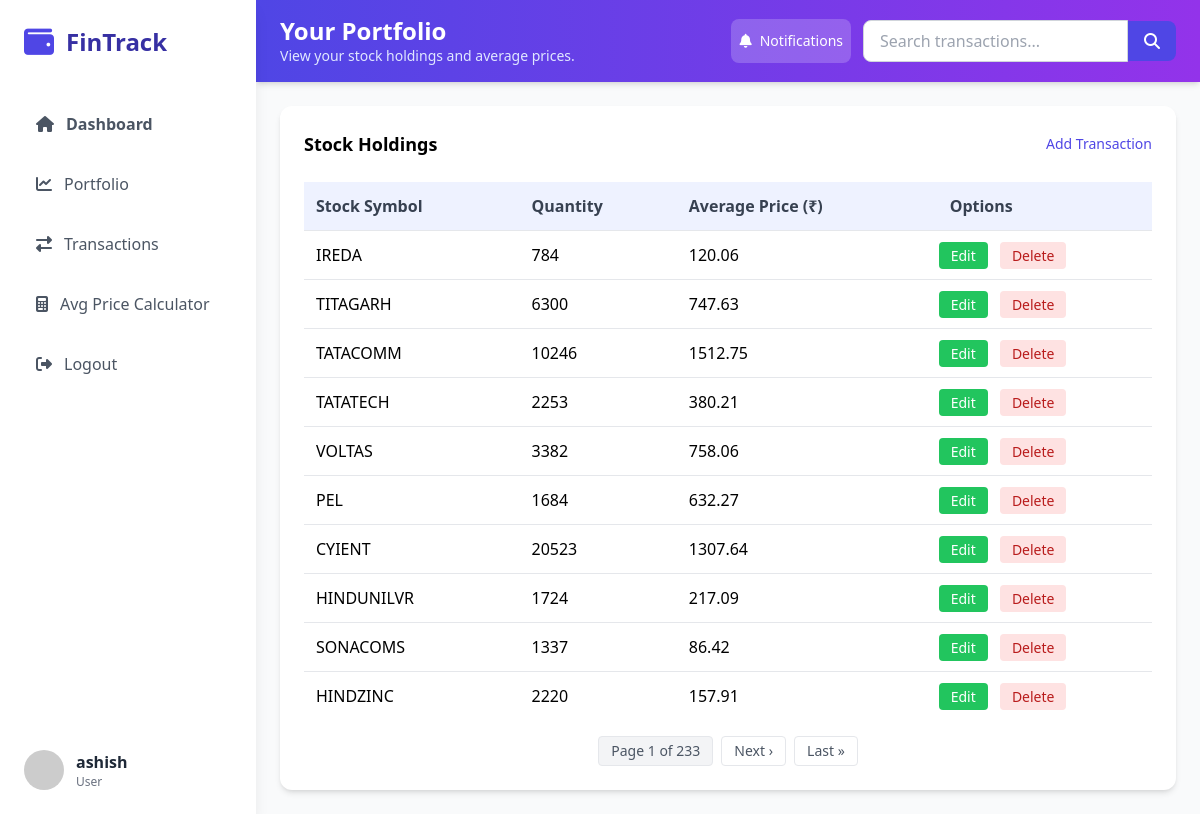
/portfolio/ (signed in), run on the app's committed database.
### stocks/models.py (models this page shows, shortened)
class StockTransaction(models.Model):
    TRANSACTION_TYPES = (
        ("BUY", "Buy"),
        ("SELL", "Sell"),
    )
    user = models.ForeignKey(User, on_delete=models.CASCADE)
    stock_symbol = models.CharField(max_length=10)
    transaction_type = models.CharField(max_length=4, choices=TRANSACTION_TYPES)
    quantity = models.PositiveIntegerField()
    price_per_share = models.DecimalField(max_digits=10, decimal_places=2)
    transaction_date = models.DateTimeField(auto_now_add=True)

### stocks/views.py (the view)
# urls.py: path("portfolio/", views.portfolio, name="portfolio"),
@login_required
def portfolio(request):
    transactions = StockTransaction.objects.filter(user=request.user)
    portfolio = defaultdict(
        lambda: {
            "quantity": 0,
            "total_cost": Decimal("0.00"),
            "latest_transaction": None,
        }
    )
    for trans in transactions:
        data = portfolio[trans.stock_symbol]
        if trans.transaction_type == "BUY":
            data["quantity"] += trans.quantity
            data["total_cost"] += trans.quantity * trans.price_per_share
        else:  # SELL
            data["quantity"] -= trans.quantity
            data["total_cost"] -= trans.quantity * trans.price_per_share
        if (
            data["latest_transaction"] is None
            or trans.transaction_date > data["latest_transaction"].transaction_date
        ):
            data["latest_transaction"] = trans
    for symbol, data in portfolio.items():
        if data["quantity"] > 0:
            data["avg_price"] = data["total_cost"] / data["quantity"]
        else:
            data["avg_price"] = Decimal("0.00")
            data["quantity"] = 0
    portfolio = {
        symbol: {
            "symbol": symbol,
            "quantity": data["quantity"],
            "avg_price": data["avg_price"],
            "latest_pk": (
                data["latest_transaction"].pk if data["latest_transaction"] else None
            ),
        }
        for symbol, data in portfolio.items()
        if data["quantity"] > 0
    }
    portfolio_list = list(portfolio.values())
    paginator = Paginator(portfolio_list, 10)
    page_number = request.GET.get("page")
    page_obj = paginator.get_page(page_number)
    return render(request, "portfolio.html", {"page_obj": page_obj})

### stocks/templates/portfolio.html (shortened to what this page needs)
{% extends 'base.html' %}
{% block header_title %}Your Portfolio{% endblock %}
{% block header_subtitle %}View your stock holdings and average prices.{% endblock %}
{% block content %}
<div class="bg-white rounded-xl shadow-md p-6">
    {% if page_obj %}
    <div class="flex justify-between items-center mb-6">
        <h3 class="font-bold text-lg">Stock Holdings</h3>
        <a href="{% url 'add_transaction' %}" class="text-indigo-600 hover:text-indigo-800 text-sm font-medium">Add Transaction</a>
    </div>
    <div class="overflow-x-auto">
        <table class="w-full">
            <thead>
                <tr class="bg-indigo-50 text-gray-700">
                    <th class="p-3 text-left">Stock Symbol</th>
                    <th class="p-3 text-left">Quantity</th>
                    <th class="p-3 text-left">Average Price (₹)</th>
                    <th class="p-3 text-left">Options</th>
                </tr>
            </thead>
            <tbody>
                {% for item in page_obj %}
                <tr class="border-t hover:bg-gray-50 transition-colors">
                    <td class="p-3">{{ item.symbol }}</td>
                    <td class="p-3">{{ item.quantity }}</td>
                    <td class="p-3">{{ item.avg_price|floatformat:2 }}</td>
                    <td class="space-x-2">
                        <a href="{% url 'edit_transaction' item.latest_pk %}"
                           class="bg-green-500 text-white px-3 py-1 rounded hover:bg-green-600 text-sm">Edit</a>
                        <a href="{% url 'delete_transaction' item.latest_pk %}"
                           class="bg-red-100 text-red-700 px-3 py-1 rounded hover:bg-red-200 text-sm"
                           onclick="return confirm('Are you sure you want to delete this Transaction?');">Delete</a>
                    </td>
                </tr>
                {% endfor %}
            </tbody>
        </table>
    </div>
    <div class="mt-4 flex justify-center items-center space-x-2 text-sm text-gray-600">
        <span class="px-3 py-1 border rounded bg-gray-100">
            Page {{ page_obj.number }} of {{ page_obj.paginator.num_pages }}
        </span>
        {% if page_obj.has_next %}
            <a href="?page={{ page_obj.next_page_number }}" class="px-3 py-1 border rounded hover:bg-gray-100">Next ›</a>
            <a href="?page={{ page_obj.paginator.num_pages }}" class="px-3 py-1 border rounded hover:bg-gray-100">Last »</a>
        {% endif %}
    </div>
    {% else %}
    <p class="text-gray-600">No stocks in your portfolio.</p>
    <a href="{% url 'add_transaction' %}" class="mt-4 inline-block bg-indigo-600 text-white px-4 py-3 rounded-lg hover:bg-indigo-700">Add Transaction</a>
    {% endif %}
</div>
{% endblock %}

### stocks/templates/base.html (shortened to what this page needs)
{% load static %}
<!DOCTYPE html>
<html lang="en">
<head>
    <script src="https://cdn.tailwindcss.com"></script>
    <link rel="stylesheet" href="https://cdnjs.cloudflare.com/ajax/libs/font-awesome/6.4.0/css/all.min.css">
    <link rel="stylesheet" href="{% static 'css/styles.css' %}">
</head>
<body class="bg-gray-50 font-sans">
    <div id="sidebar" class="sidebar fixed h-screen w-64 bg-white shadow-lg z-40 md:block">
        <div class="p-6">
            <div class="flex items-center mb-10">
                <i class="fas fa-wallet text-indigo-600 text-3xl mr-3"></i>
                <h1 class="text-2xl font-bold text-indigo-800">FinTrack</h1>
            </div>
            <nav>
                <ul class="space-y-3">
                    {% for link in request.sidebar_nav_links %}
                    <li>
                        <a href="{{ link.url }}" class="flex items-center p-3 rounded-lg {% if link.is_active %}bg-indigo-50 text-indigo-600{% else %}text-gray-600 hover:bg-indigo-50 hover:text-indigo-600{% endif %} {% if link.font_semibold %}font-semibold{% endif %}">
                            <i class="fas {{ link.icon }} mr-3"></i>
                            {{ link.name }}
                        </a>
                    </li>
                    {% endfor %}
                </ul>
            </nav>
        </div>
        {% if request.sidebar_user %}
        <div class="absolute bottom-0 w-full p-6">
            <div class="flex items-center">
                <img src="https://randomuser.me/api/portraits/women/44.jpg" class="w-10 h-10 rounded-full mr-3" alt="User">
                <div>
                    <p class="font-semibold text-gray-800">{{ request.sidebar_user.username }}</p>
                    <p class="text-xs text-gray-500">{{ request.sidebar_user.is_staff|yesno:"Admin,User" }}
                </div>
            </div>
        </div>
        {% endif %}
    </div>
    <div class="md:ml-64 min-h-screen main-content">
        <header class="bg-gradient-to-r from-indigo-600 to-purple-600 text-white px-6 py-4 shadow-md">
            <div class="flex flex-col md:flex-row justify-between items-start md:items-center gap-4">
                <div>
                    <h2 class="text-2xl font-bold leading-tight">{% block header_title %}Dashboard{% endblock %}</h2>
                    <p class="text-indigo-100 text-sm">{% block header_subtitle %}Welcome back! Here's your financial overview.{% endblock %}</p>
                </div>
                <div class="flex items-center gap-3">
                    <button class="flex items-center gap-2 px-2 py-3 bg-white bg-white/20 hover:bg-white/30 hover:bg-blue-700 rounded-lg transition text-sm">
                        <i class="fas fa-bell"></i>
                        <span class="hidden md:inline">Notifications</span>
                    </button>
                    <form method="get" action="{% url 'search_transactions' %}" class="flex items-center mt-4 md:mt-0">
                        <input type="text" name="q" placeholder="Search transactions..." value="{{ request.GET.q }}"
                               class="px-4 py-2 rounded-l-lg border border-gray-300 focus:outline-none focus:ring-2 focus:ring-indigo-400 text-black">
                        <button type="submit" class="bg-indigo-600 text-white px-4 py-2 rounded-r-lg hover:bg-indigo-700">
                            <i class="fas fa-search"></i>
                        </button>
                    </form>
                </div>
            </div>
        </header>
        <div class="p-6">
            {% block content %}
            {% endblock %}
        </div>
    </div>
</body>
</html>

### stocks/static/css/styles.css (style rules this page uses)
body { font-family: Arial, sans-serif; }
.sidebar { transition: all 0.3s ease; }
input, select { transition: border-color 0.3s; }
button { transition: background-color 0.3s, transform 0.3s; }

### data on the page
StockTransaction: symbol "IREDA"
StockTransaction: symbol "TITAGARH"
StockTransaction: symbol "TATACOMM"
StockTransaction: symbol "TATATECH"
StockTransaction: symbol "VOLTAS"
StockTransaction: symbol "PEL"
StockTransaction: symbol "CYIENT"
StockTransaction: symbol "HINDUNILVR"
StockTransaction: symbol "SONACOMS"
StockTransaction: symbol "HINDZINC"

### other printed values
{{ link.name }} "Dashboard" "Portfolio" "Transactions" "Avg Price Calculator" "Logout"
{{ request.sidebar_user.username }} "ashish"
{{ request.sidebar_user.is_staff|yesno:"Admin,User" }} "User"
{{ item.quantity }} "784" "6300" "10246" "2253" "3382" "1684" "20523" "1724" "1337" "2220"
{{ item.avg_price|floatformat:2 }} "120.06" "747.63" "1512.75" "380.21" "758.06" "632.27" "1307.64" "217.09" "86.42" "157.91"
{{ page_obj.number }} "1"
{{ page_obj.paginator.num_pages }} "233"
